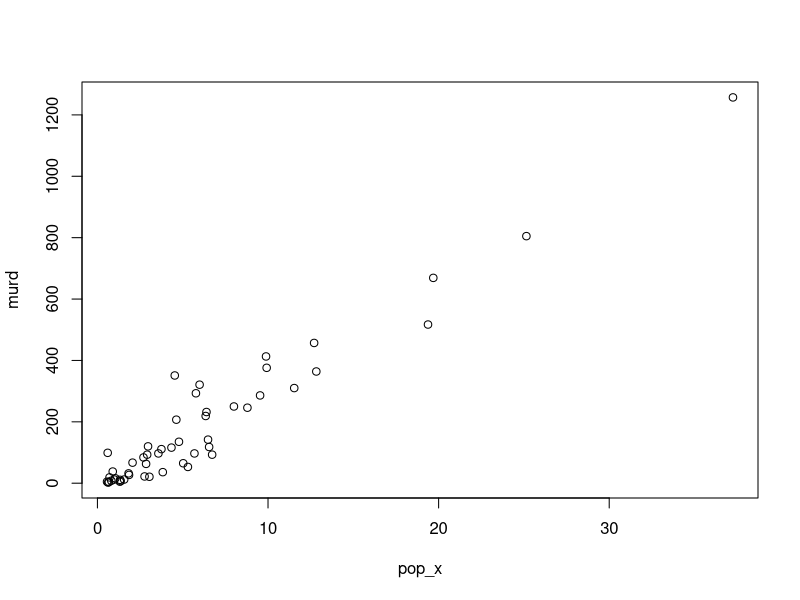
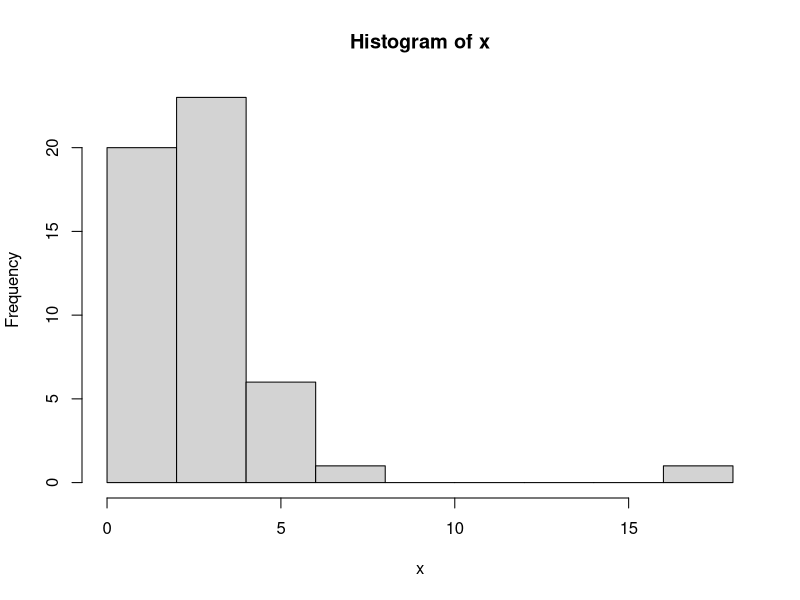
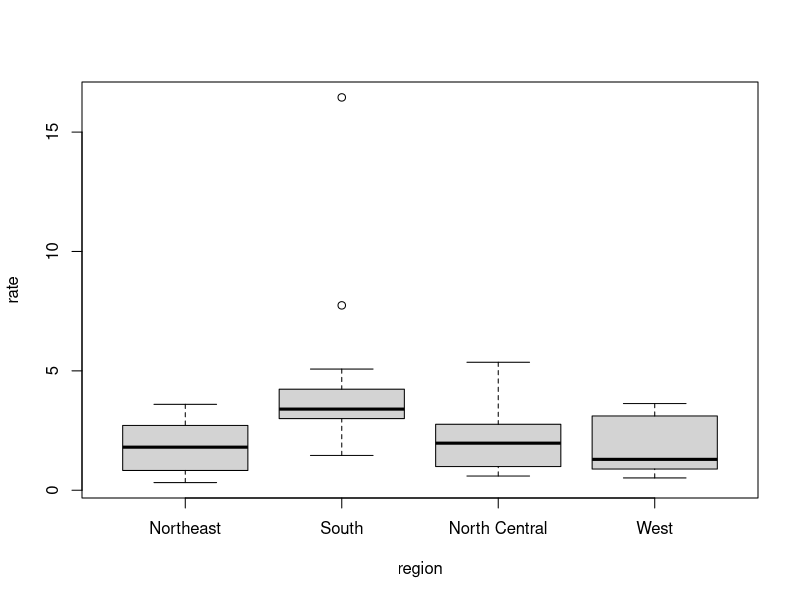

Generate these figures, in order, with R: (Note: this script raises an error after producing the figures.)
#simulating data
set.seed(100)
x<-runif(50, 10, 400)
x

#Functions - Ex - calculating average
average <- function(x){
  length(x)
  sum(x)
  ave <- sum(x)/length(x)
  return(paste("The average(mean) of the above stimulation is", ave))
}

average(x)

#learning cbind and rbind
average <- function(x){
  n = length(x)
  ave <- sum(x)/n
  result <- cbind(n, ave)
  #note that r does not take multi-argument returns
  result2 <- rbind(n, ave)
  return(result)
}

average(x)

average <- function(x){
  n = length(x)
  ave <- sum(x)/n
  result <- cbind(n, ave)
  return(result)
}

average(x)

#if/else statements are used to set conditions
x <- c(1,2,-3,4)

if(all(x>0)){
  print("All Postives")
} else{
  print("Not all positives")
}


x <- c(1,2,-3,4)

if(all(x>0)){
  print("All Postives")
} else{
  print("Not all positives")
}


####
range(x <- sort(round(stats::rnorm(10) - 1.2, 1)))
if(all(x < 0)) cat("all x values are negative\n")

all(logical(0))  # true, as all zero of the elements are true.

###$


a <- 3
b <- 2
c <- -1
(-b + sqrt(b^2 - 4*a*c)) / (2*a)
(-b - sqrt(b^2 - 4*a*c)) / (2*a)


install.packages("dslabs")
library(dslabs)
data(murders)

str(murders)
names(murders)

murders$state


#exacting strings
state_abv <- substr(murders$state, 1, 2)
list(state_abv)
as.vector(state_abv)
as.data.frame(state_abv)


a <- murders$abb
class(a)

b <- murders[[2]]

identical(a, b)

#vectors and coercion

cities <- c("Beijing", "Lagos", "Paris", "Rio_de_Janeiro", "San_Juan", "Toronto")
temp <- c(35, 88, 42, 84, 81, 30)
names(temp) <-  cities
temp

names(cities) <- temp

12:73

x  <- 1:100
for (i in x) {
  if (i %% 2 != 0) 
    print(i)
  
}

#sorting
library(dslabs)
data(murders)

total_murders <- murders$total
total_murders
sort(murders$total)

#order (Using index)
x <- c(31, 4, 15, 92, 65)
sort(x)

index = order(x)
x[index]

ind <- order(murders$total)
murders$abb[ind]

#max and which.max
max(murders$total)
i_max <- which.max(murders$total)
murders$state[i_max]



murders$population
pop <- murders$population 
sort(pop)
                 
index <- order(pop)
pop[index]
city <- murders$abb[index]
names(pop) <- city
pop
rank(pop)
max(murders$population)
city_max <- which.max(murders$population)
murders$state[city_max]

#murder rate
murder_rate <- murders$total / murders$population * 100000

murders$abb[order(murder_rate)]
ind <- murder_rate < 0.71
ind <- murder_rate <= 0.71
murders$state[ind]
murders$state[murder_rate >= 7]


#safe(murder rate = 1 in 100,000) state in the western region 
west <- murders$region == "West"
safe <- murder_rate <= 1

ind <- safe & west
murders$state[ind]

#California’s murder rate
ind <- which(murders$state == "California")
murder_rate[ind]


murder_rate[ind]

#plot of total murders versus population.

pop_x <- murders$population/10^6
murd <- murders$total

plot(pop_x, murd)

#histogram
murder_rate
x<- with(murders, total / population * 100000)
hist(x)
which.max(x)
which.min(x)


ind_r <- order(murder_rate)
murder_rate[ind_r]
xity <- murders$abb[ind_r]
names(murder_rate) <- xity
sort(murder_rate)

#boxplot
murders$rate <- with(murders, total / population * 100000)
boxplot(rate~region, data = murders)



#Exercise

yn <- "Statess"
xn <- 90
mode(xn)
vector(yn)
nchar(yn)

for(i in yn){
  print (i)
}






#for loop (to iterate over a set/list of numbers)
#For-loops perform the same task over and over while
#changing the variable.  They let us define
#the range that our variable takes, and then
#changes the value with each loop and evaluates
#the expression every time inside the loop.

# creating a function that computes the sum of integers 1 through n
sum_n <- function (n){
  x <- 1:n
  y <- sum(x)
  return(y)
}
sum_n(5)

# Ex. of a very simple for-loop
for(i in 1:5){
  print(i)
}

#for-loop for our summation
m <- 30
s_n <- vector(length = m) 
for(n in 1:m){
  s_n[n] <- sum_n(n)
}

s_n[n]
sum_n(n)

# creating a plot for our summation function
n <- 1:m
n
s_n
plot(n, s_n)

# a table of values comparing our function to the summation formula
head(data.frame(s_n = s_n, formula = n*(n+1)/2))

# overlaying our function with the summation formula
plot(n, s_n)
lines(n, n*(n+1)/2)


grading<-function(y){
  new<-list()
  for (k in 1:length(y)){
    if (y[k]<1.5){new[k]<-"fail"}
    else if(y[k]<2.5){new[k]<-"third class"}
    else if(y[k]<3.5){new[k]<-"second class lower"}
    else if(y[k]<4.5){new[k]<-"second class upper"}
    else {new[k]<-"first class"}
  }
  result<-matrix(new)
  result1<-data.frame(result)
  result1$CGPA<-y
  return(result1)
}

set.seed(1)
data<-runif(10, 0, 5)
grading(data)
